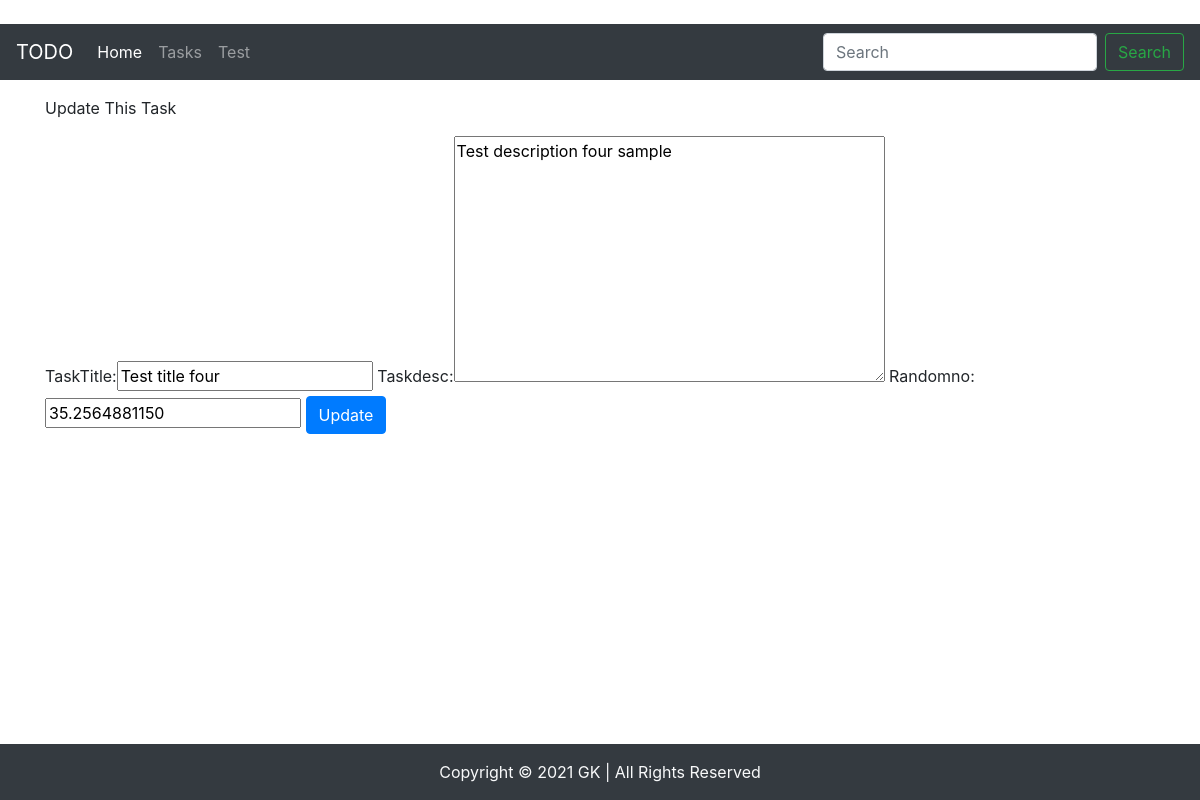
/update_task/4/, run on the app's committed database.
### home/models.py (models this page shows, shortened)
class Task(models.Model):
    taskTitle =models.CharField(max_length=30)
    taskdesc = models.TextField()
    time = models.DateTimeField(auto_now_add=True)
    randomno=models.DecimalField(decimal_places=10, max_digits=15, default=35.256488115)

### home/views.py (the view)
# urls.py: path('update_task/<str:pk>/', views.updateTask, name="updatetask"),
def updateTask(request, pk):
    task=Task.objects.get(id=pk)
    form = TaskForm(instance=task)
    if request.method=='POST':
        form=TaskForm(request.POST, instance=task)
        if form.is_valid():
            form.save()
            return redirect('/')
    context={'form':form}
    return render(request, 'home/updatetask.html', context)

### home/forms.py
class TaskForm(forms.ModelForm):
    pass
    class Meta:
        model=Task
        fields='__all__'

### home/templates/home/updatetask.html (shortened to what this page needs)
{% extends 'home/layout.html' %}
{% load crispy_forms_tags %}
{% block content %}
<div class="container my-3">
    <p>Update This Task</p>
    <form method="POST" action="">
        {{form}}
        <input class="btn btn-primary" type="submit" value="Update" name="Update Task">
    </form>
</div>
{% endblock %}

### data on the page
Task: taskTitle "Test title four", taskdesc "Test description four sample", randomno "35.2564881150"
